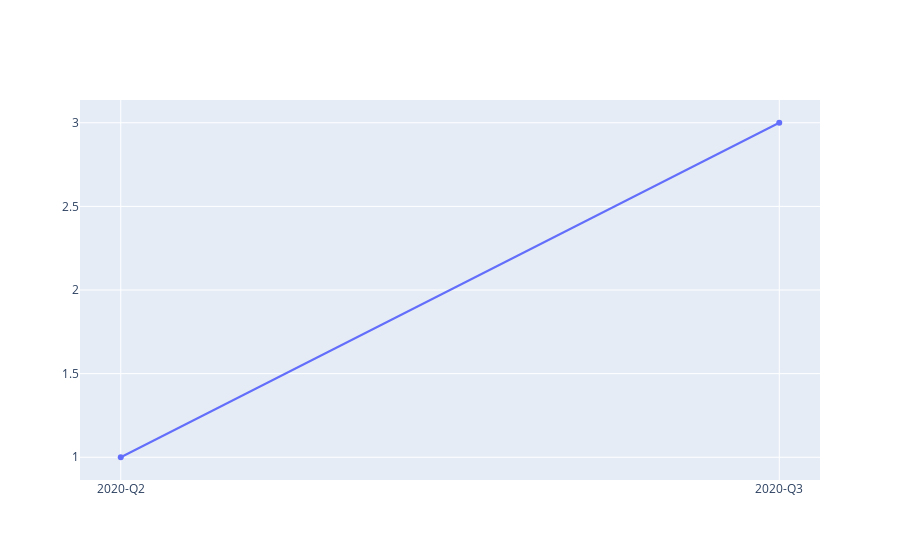

The notebook cell saved with this chart:
### Code cell
#x = [datetime.datetime(year=2013, month=10, day=4),
#     datetime.datetime(year=2013, month=11, day=5),
#     datetime.datetime(year=2013, month=12, day=6)]

quarterToStringArray = []
for quarter in set(quarters):
        quarterToStringArray.append(quarter.year + "-Q" + quarter.quarter)

print(*quarterToStringArray)
        
x = ['2020-Q2', '2020-Q3']

fig = go.Figure(data=[go.Scatter(x=x, y=[1, 3, 6])])
# Use datetime objects to set xaxis range
fig.update_layout(xaxis_range=[datetime.datetime(2013, 10, 17),
                               datetime.datetime(2013, 11, 20)])
fig.show()

### Figure 1 — Plotly figure (JSON) as saved in the notebook; plotly's stock layout.template omitted (floating-point values rounded to 4 significant figures)
{"data": [{"type": "scatter", "x": ["2020-Q2", "2020-Q3"], "y": [1, 3, 6]}], "layout": {"xaxis": {"range": ["2013-10-17T00:00:00", "2013-11-20T00:00:00"]}}}
